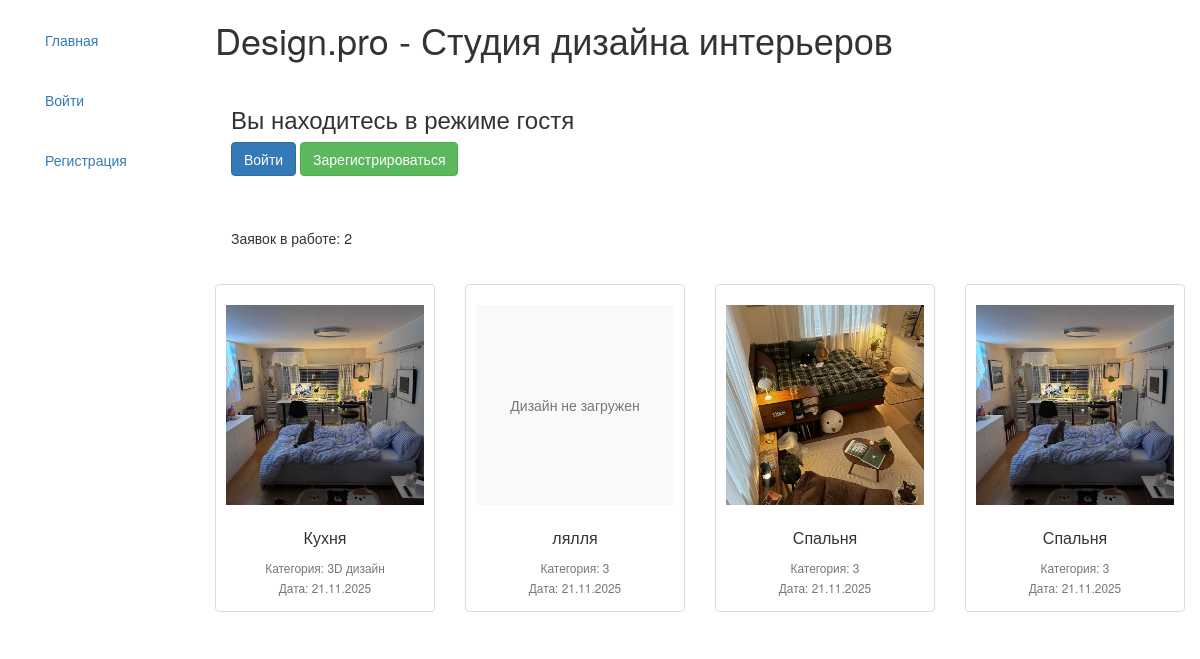
/, run on an earlier commit of the app's database.
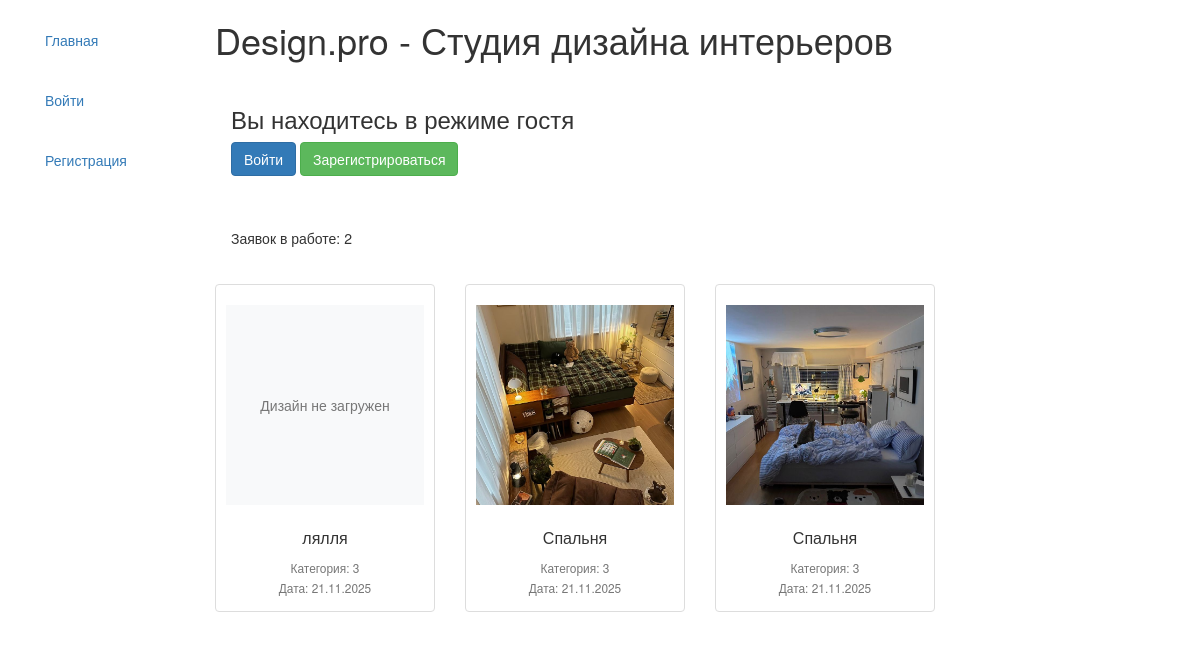
And on a later commit of the database.
### main/models.py (models this page shows, shortened)
class Application(models.Model):
    STATUS_CHOICES = [
        ('new', 'Новая'),
        ('in_progress', 'Принято в работу'),
        ('completed', 'Выполнено'),
    ]
    name = models.CharField(
        max_length=200,
        verbose_name='Название заявки'
    )
    description = models.TextField(
        verbose_name='Описание'
    )
    category = models.ForeignKey(
        Category,
        on_delete=models.PROTECT,
        verbose_name='Категория'
    )
    floor_plan = models.ImageField(
        upload_to='floor_plans/%Y/%m/%d/',
        verbose_name='План помещения',
        validators=[validate_image_file]
    )
    client = models.ForeignKey(
        User,
        on_delete=models.CASCADE,
        related_name='applications',
        verbose_name='Клиент'
    )
    status = models.CharField(
        max_length=20,
        choices=STATUS_CHOICES,
        default='new',
        verbose_name='Статус'
    )
    created_at = models.DateTimeField(
        auto_now_add=True,
        verbose_name='Дата создания'
    )
    comment = models.TextField(
        blank=True, null=True,
        verbose_name='Комментарий'
    )
    design_image = models.ImageField(
        upload_to='designs/',
        blank=True, null=True,
        verbose_name='Изображение дизайна'
    )
    class Meta:
            verbose_name = 'Заявка'
            verbose_name_plural = 'Заявки'
            ordering = ['-created_at']

class Category(models.Model):
    name = models.CharField(
        max_length=100,
        verbose_name='Название категории',
        unique=True
    )
    description = models.TextField(
        verbose_name='Описание категории',
        blank=True
    )
    class Meta:
            verbose_name = 'Категория'
            verbose_name_plural = 'Категории'
            ordering = ['name']

### main/views.py (the view)
# urls.py: path('', views.home, name='home'),
def home(request):
    user_type = "Гость"
    if request.user.is_authenticated:
        if request.user.is_superuser:
            user_type = "Администратор"
        else:
            user_type = "Пользователь"
    context = {
        'user_type': user_type
    }
    completed_applications = Application.objects.filter(
        status='completed'
    ).order_by('-created_at')[:4]
    in_progress_count = Application.objects.filter(
        status='in_progress'
    ).count()
    return render(request, 'main/home.html', {
        'completed_applications': completed_applications,
        'in_progress_count': in_progress_count
    })

### main/templates/main/home.html
{% extends "base_generic.html" %}
{% block content %}
<h1>Design.pro - Студия дизайна интерьеров</h1>
<div>
    {% if user.is_authenticated %}
        <div class="alert">
            <h3>{{ user.username }}</h3>
            <p><strong>Ваш статус:</strong> {{ user_type }}</p>
        </div>
        {% if user.is_superuser %}
        <div class="alert">
            <h4>Панель администратора</h4>
            <a href="/superadmin/" class="btn btn-primary">Админ-панель</a>
        </div>
        {% else %}
        <div class="alert">
            <h4>Личный кабинет</h4>
        </div>
        {% endif %}
    {% else %}
        <div class="alert">
            <h3>Вы находитесь в режиме гостя</h3>
            <a href="{% url 'users:login' %}" class="btn btn-primary">Войти</a>
            <a href="{% url 'users:register' %}" class="btn btn-success">Зарегистрироваться</a>
        </div>
    {% endif %}
    <div class="counter alert">
        Заявок в работе: {{ in_progress_count }}
    </div>
    <div class="gallery">
    <div class="row">
        {% for application in completed_applications %}
        <div class="col-xs-6 col-md-3" >
            <div class="thumbnail text-center" style="padding: 20px 10px 0px 10px;">
              <div class="image-container" style="height: 200px; overflow: hidden;">
                    {% if application.design_image and application.design_image.name %}
                        <img src="{{ application.design_image.url }}"
                             alt="Дизайн: {{ application.name }}"
                             class="img-responsive"
                             style="width: 100%; height: 100%; object-fit: cover;">
                    {% else %}
                        <div class="no-image" style="width: 100%; height: 100%; background: #f8f9fa; display: flex; align-items: center; justify-content: center;">
                            <span class="text-muted">Дизайн не загружен</span>
                        </div>
                    {% endif %}
                </div>
                <div class="caption">
                    <h4 style="margin-top: 15px; font-size: 16px;">{{ application.name }}</h4>
                    <p style="margin-bottom: 5px;">
                        <small class="text-muted">
                            Категория: {{ application.category.name }}<br>
                            Дата: {{ application.created_at|date:"d.m.Y" }}
                        </small>
                    </p>
                </div>
            </div>
        </div>
        {% endfor %}
    </div>
</div>
</div>
</div>
{% endblock %}

What changed in the data, as far as the page shows it:
removed Application: design_image (picture), name "Кухня", category.name "3D дизайн", created_at "21.11.2025"
